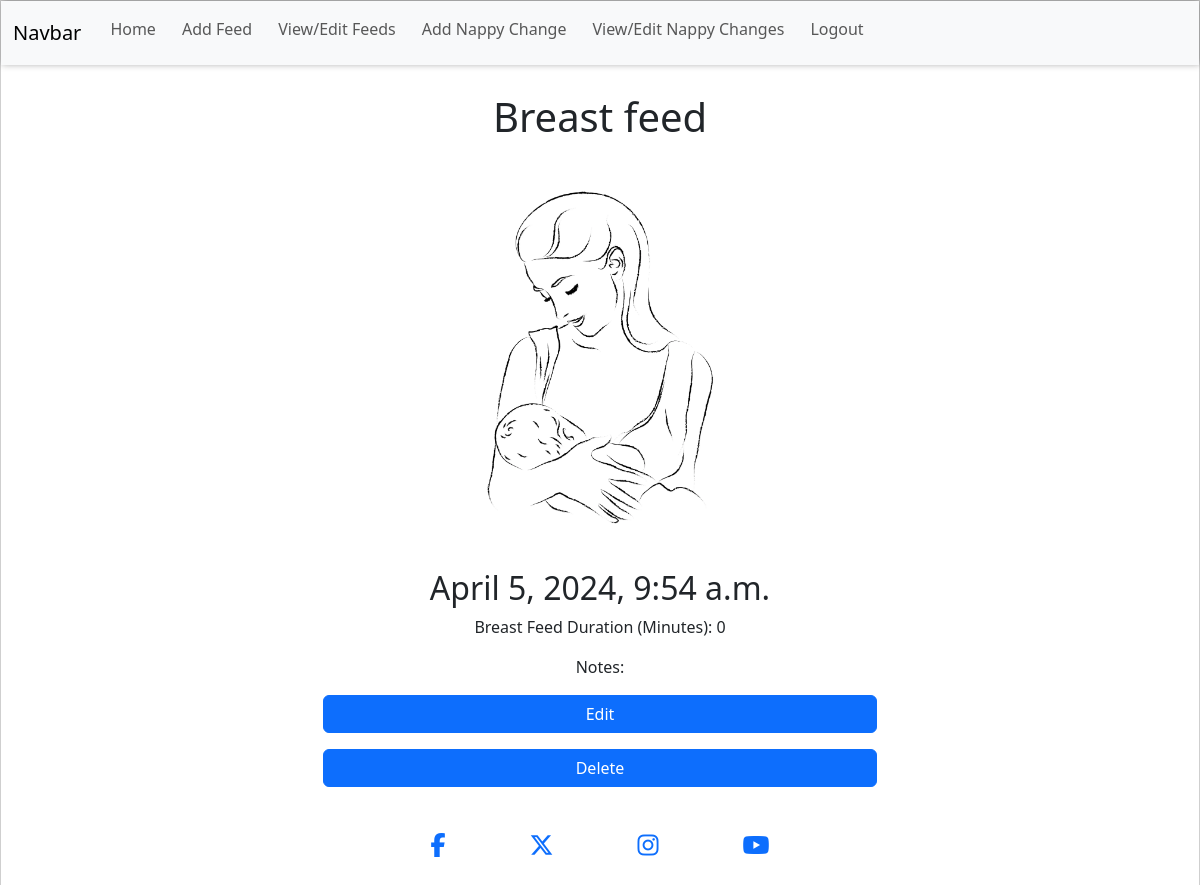
Screenshot of /feeds/4/ (signed in) with the database file from the repository.
### feeds/models.py (models this page shows, shortened)
class Feed(models.Model):
    FEED_TYPE = (
        ("formula", "Formula"),
        ("breast", "Breast"),
    )
    user = models.ForeignKey(User, on_delete=models.CASCADE, related_name="feeds_list")
    date_and_time = models.DateTimeField()
    feed_type = models.CharField(
        max_length=10, choices=FEED_TYPE, null=False, blank=False
    )
    formula_amount_ml = models.IntegerField(default=0)
    breast_feed_time_minutes = models.IntegerField(default=0)
    notes = models.CharField(max_length=200, blank=True)
    class Meta:
        ordering = ["-date_and_time"]

### feeds/views.py (the view)
# urls.py: path("<slug:pk>/", FeedDetail.as_view(), name="feed_detail"),
class FeedDetail(LoginRequiredMixin, DetailView):
    template_name = "feeds/feed_detail.html"
    model = Feed
    context_object_name = "feed"

### feeds/templates/feeds/feed_detail.html (shortened to what this page needs)
{% extends "base.html" %}
{%load static %}
{% block content %}
<div class="container">
    <div class="detail-view-info mt-3 p-1">
        <div class="detail-view-detail">
            <h1 class="detail-view-title text-center p-2 d-block">{{feed.feed_type|title}} feed</h1>
            <div class="feed-img">
                {% if feed.feed_type == "breast" %}
                <img src="{% static 'images/breast-feeding.webp' %}" alt="Breast feed clipart"
                    class="detail-view-pic-breast-feed">
                {% endif %}
            </div>
            <h2 class="text-center">{{feed.date_and_time}}</h2>
            {% if feed.feed_type == "breast" %}
            <p class="detail-view-text-breast text-center">Breast Feed Duration (Minutes): {{feed.breast_feed_time_minutes}}</p>
            {% endif %}
            <p class="detail-view-text text-center">Notes: {{feed.notes}}</p>
            {% if request.user == feed.user %}
            <div class="text-center">
                <a href="{% url 'edit_feed' feed.id %}" class="btn btn-primary w-50 mx-3 mb-3">Edit</a>
                <a href="{% url 'delete_feed' feed.id %}" class="btn btn-primary w-50">Delete</a>
            </div>
            {% endif %}
        </div>
    </div>
</div>
{% endblock %}

### static/css/base.css (style rules this page uses)
:root { --title: 'Tilt Neon', sans-serif; --main-font: 'Hind', sans-serif; --small-box-shadow: 1px -1px 7px 0 #00000061; border: 1px solid #00000030; }
body { display: flex; flex-direction: column; min-height: 100vh; }
.detail-view-info { display: flex; flex-direction: column; justify-content: center; }
.detail-view-detail { display: flex; flex-direction: column; }
.feed-img { display: flex; justify-content: center; align-items: center; }
.detail-view-pic-breast-feed { width: 25%; margin-top: 0.25rem; margin-bottom: 1rem; }

### rows the page displays
Feed: feed_type "Breast", date_and_time "April 5, 2024, 9:54 a.m.", breast_feed_time_minutes "0"
